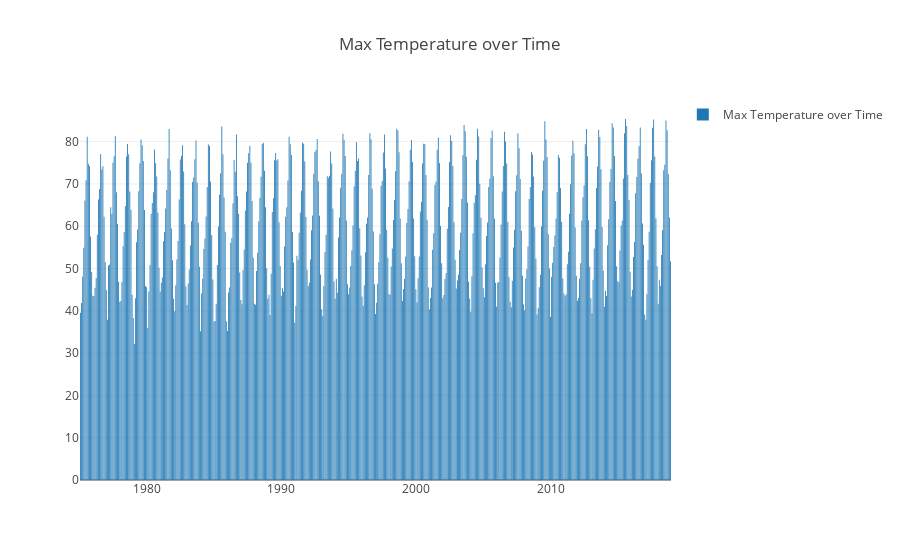

Source (notebook cell):
### Code cell
traceTempMaxDate = go.Bar(x=Climate_Data_State.index, y=Climate_Data_State['TempMAX'],name='Max Temperature over Time')
layoutTempMaxDate = go.Layout(title='Max Temperature over Time',showlegend=True)
figTempMaxDate = go.Figure(data=[traceTempMaxDate],layout=layoutTempMaxDate)
iplot(figTempMaxDate)

### Figure 1 — Plotly figure (JSON) as saved in the notebook; plotly's stock layout.template omitted (floating-point values rounded to 4 significant figures; data arrays with more than 128 entries replaced by an {"elided": "..."} marker saying what was removed)
{"data": [{"name": "Max Temperature over Time", "type": "bar", "uid": "6ad3bb6d-267e-4544-9664-4f2e0bb141dc", "x": {"elided": "527 str values"}, "y": {"elided": "527 float values"}}], "layout": {"showlegend": true, "title": "Max Temperature over Time"}}
